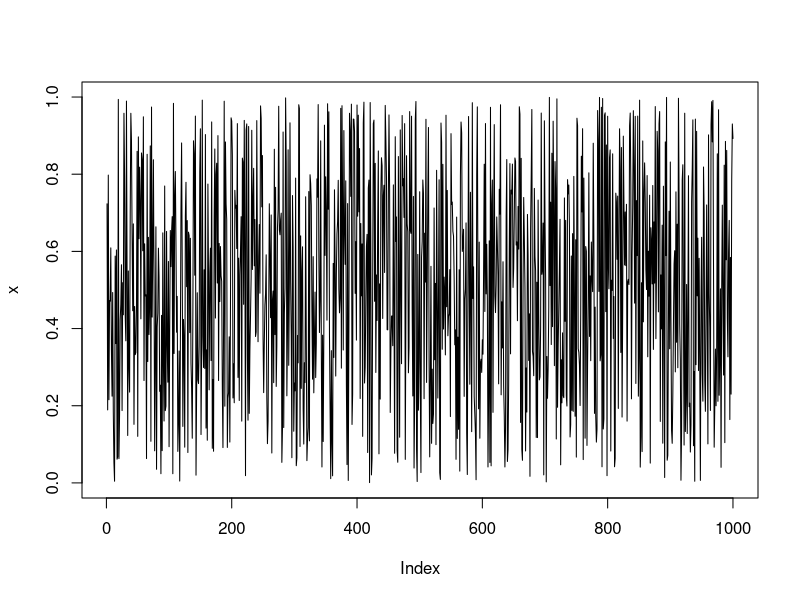
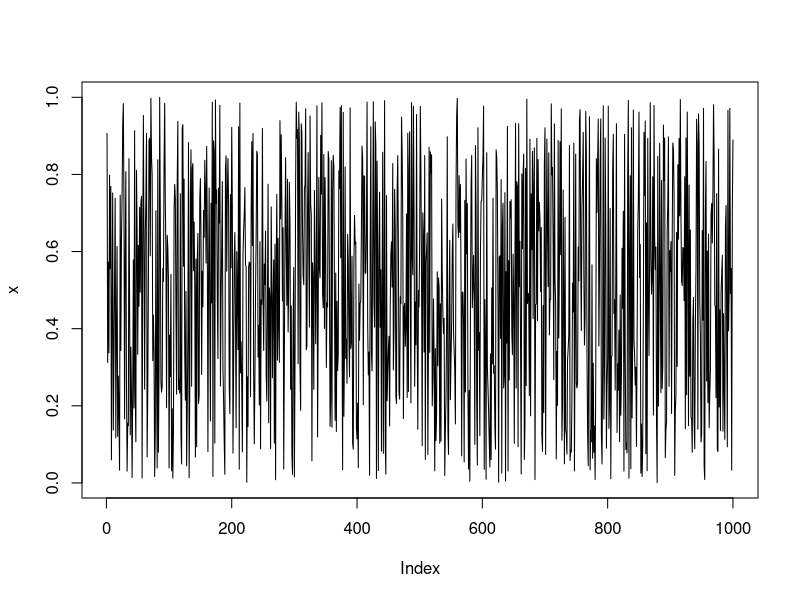
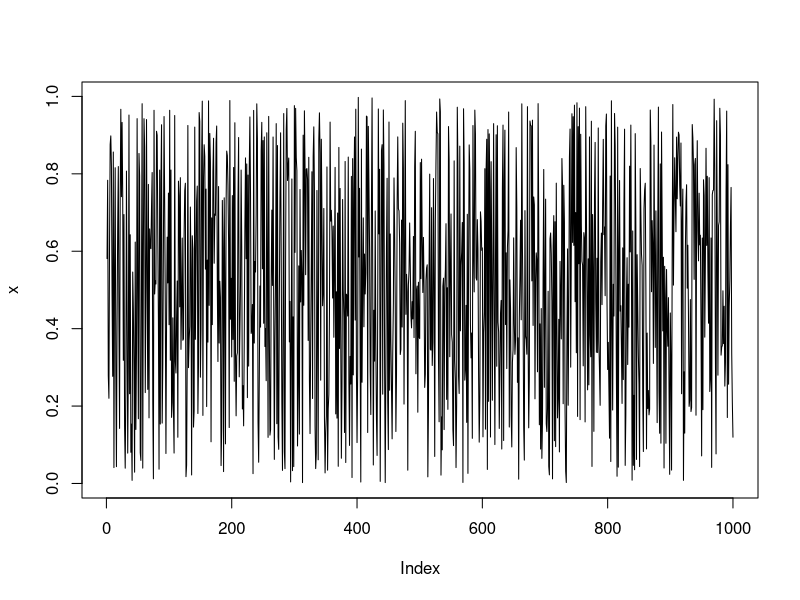
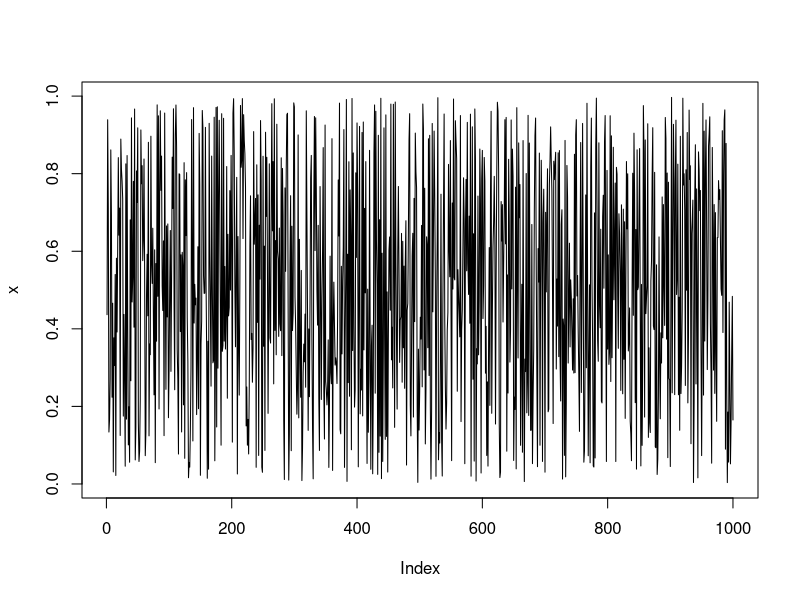
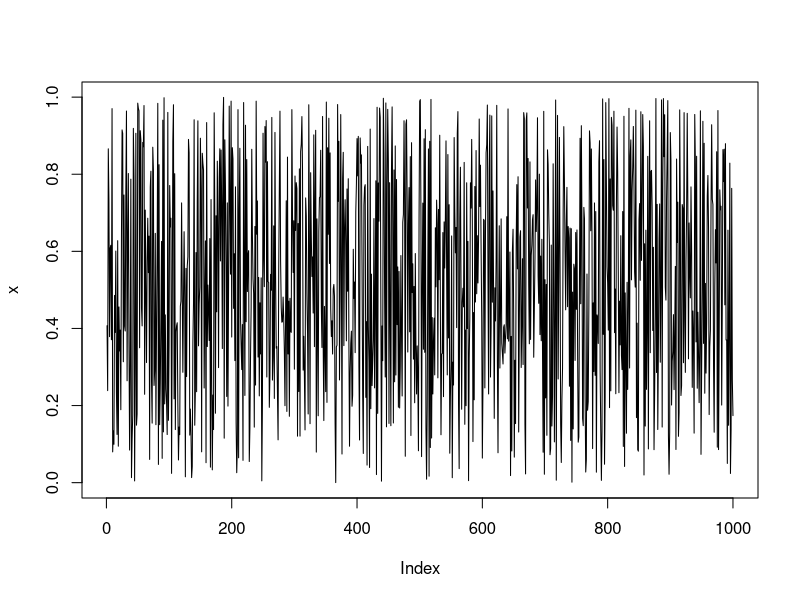
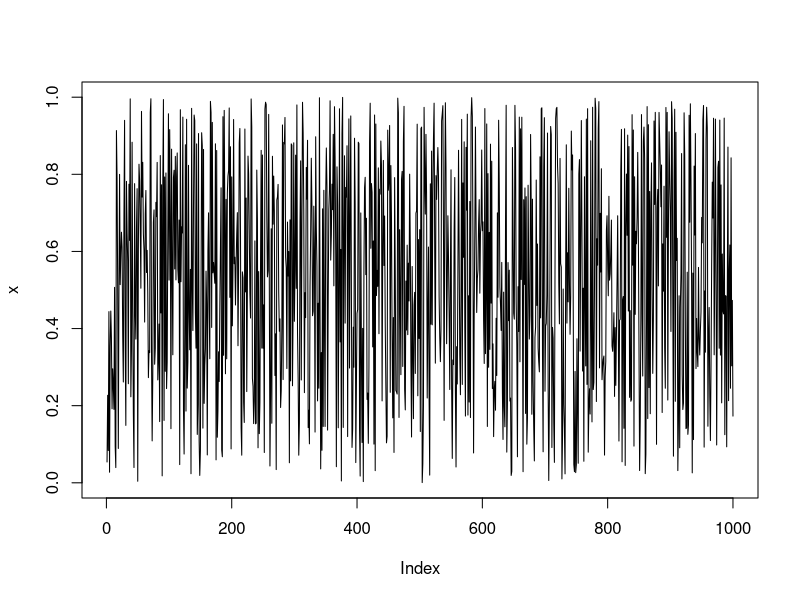
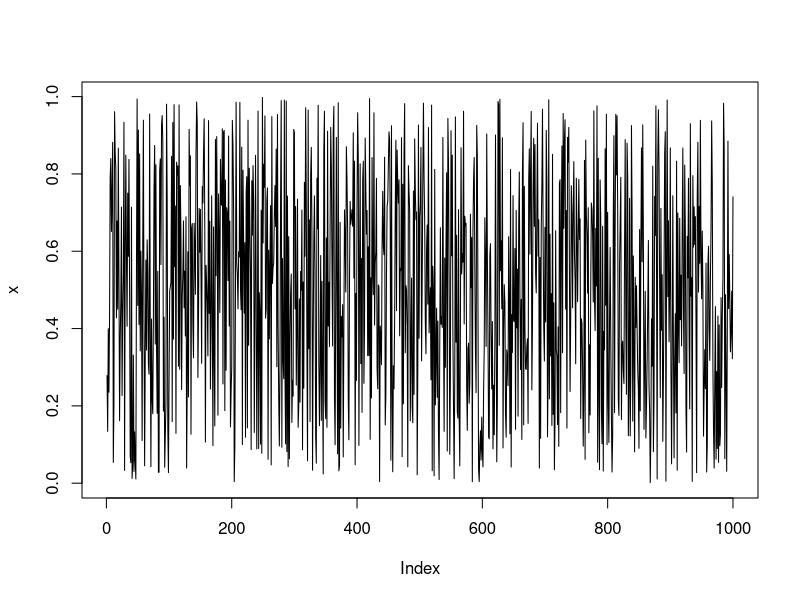
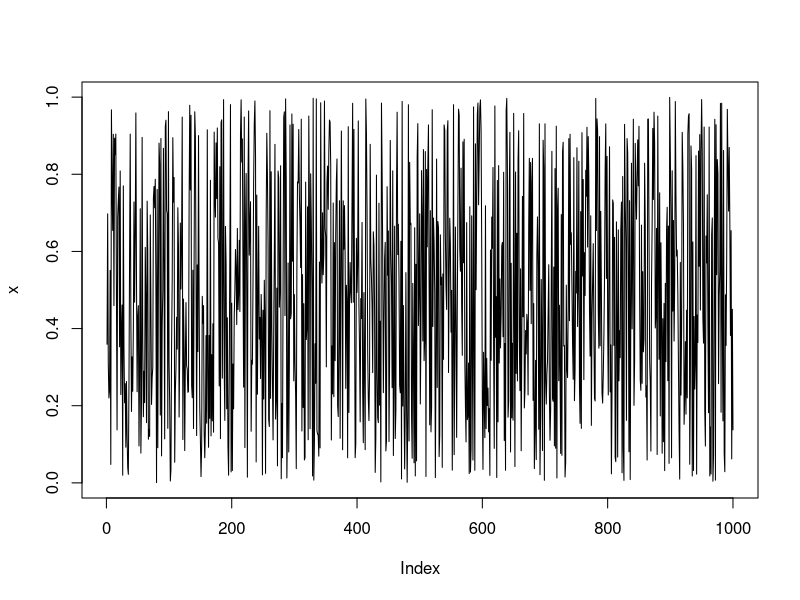

Write the R code that produced these figures, in order.
## ---- chunk 1
knitr::opts_chunk$set(echo = TRUE)
## ---- chunk 2
i <- seq(1,20)
2^i
## ---- chunk 3
n <- 4:13
2*n+1
## ---- chunk 4
n<- 4:13
i <- 1:20
cj1 <- 2*n+1
cj2 <- 2^i
cj1
cj2
intersect(cj1, cj2)
## ---- chunk 5
t <- seq(1,5)
sin(2*pi*t)
## ---- chunk 6
runif(10)
## ---- chunk 7
LETTERS[1:15]
## ---- chunk 8
x1 <- c("1","2",2+3i,5+41)
x2 <- log(c(T,T,T,T,F))
x3 <- !(c(1,3,4,12,12.1,99,100))
x4 <- c(1,2,3)<"a"
x5 <- 1:10
## ---- chunk 9
x1 <- c("1","2",2+3i,5+41)
x2 <- log(c(T,T,T,T,F))
x3 <- !(c(1,3,4,12,12.1,99,100))
x4 <- c(1,2,3)<"a"
x5 <- 1:10
typeof(x1)
typeof(x2)
typeof(x3)
typeof(x4)
typeof(x5)
## ---- chunk 10
car <- letters[1:6]
matrix(car, nrow = 2, ncol = 3 , byrow = T)
## ---- chunk 11
matrix("a", nrow = 4, ncol = 4)
## ---- chunk 12
matrix(letters[1:25], nrow=5, ncol=5)
## ---- chunk 13
comp <- c(2+i, 3i, 4+5i,3)
matrix(comp, nrow = 2, ncol=2)
## ---- chunk 14
x <- rnorm(200)
write(x, file = "archivo.txt", sep = ",")
## ---- chunk 15
for (i in 1:10){
 x <- runif(1000)
 write(x, file = paste("archivo_",i, ".pdf", seq=""), sep="\n")
 pdf(paste("Archivo_",i, ".pdf", sep = ""))
 plot(x,type = "l")
 dev.off()
}
